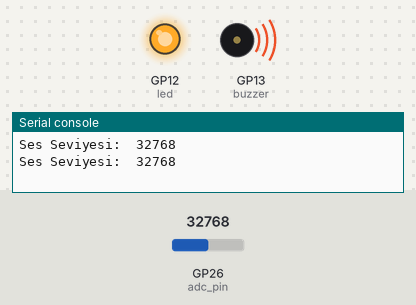
This program was run on a simulated Raspberry Pi Pico running MicroPython. On the bench: output pins drawn as LEDs (lit = HIGH), buzzer (waves = sounding, pin HIGH), the last lines printed to the serial console. The test bench sets the inputs (shaded band); at power-on: GP26 (adc_pin) = 32768 (analog values on the 0–65535 scale).

Above: at 1.2 s.
1.3 s: GP26 (adc_pin) set to 5440
4.5 s: GP26 (adc_pin) set to 4640
At 6.0 s:
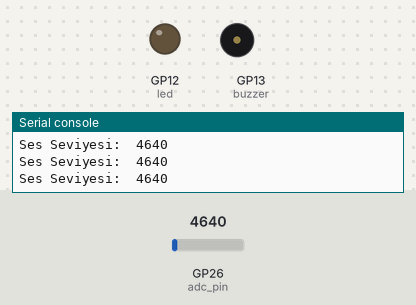
6.3 s: GP26 (adc_pin) set to 5655
At 6.68 s:
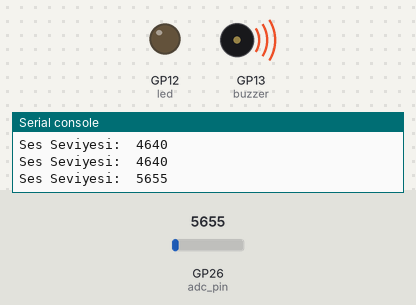
Timing chart, 0 to 15.5 s (numbered marks = the images above; inputs shaded):
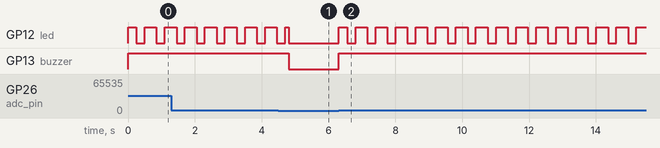

Measured:
- the behaviour switches between 5008 and 4992 on GP26 (adc_pin) (found by bisection; images 0 and 1)
- after the input at 4.5 s, GP13 (buzzer): HIGH → LOW after 0.30 s
- after the input at 6.3 s, GP12 (led): LOW → HIGH at once, then repeats every 0.60 s: LOW 0.25 s, HIGH 0.35 s; GP13 (buzzer): LOW → HIGH at once
- by itself, GP12 (led): alternates HIGH for 0.35 s and LOW for 0.25 s

The program:

Alarm-Sistemi-2.py
```python
from machine import ADC, Pin
from time import sleep

adc_pin = ADC(26)
buzzer = Pin(13, Pin.OUT)
led = Pin(12, Pin.OUT)

while True:
    ses_degeri = adc_pin.read_u16()
    print("Ses Seviyesi: ", ses_degeri)
    if ses_degeri > 5000:
        buzzer.on()
        led.on()
        sleep(0.25)
        led.off()
        sleep(0.25)
        led.on()
    else:
        buzzer.off()
        led.off()
    sleep(0.1)
```
